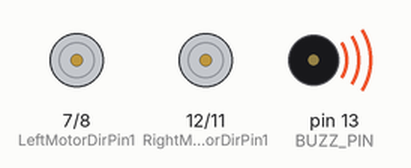
A sketch run on a simulated Arduino Uno, built with avr-gcc and run on an emulated ATmega328P. On the bench: motor-driver pin pairs drawn as motors (green arrow = first pin HIGH = forward, orange = second pin HIGH = backward, longer = more drive, scaled by the enable pin), buzzer (waves = sounding, pin HIGH).

Above: at 0.1 s.
At 3.1 s:
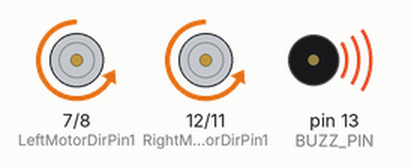
At 5.1 s:
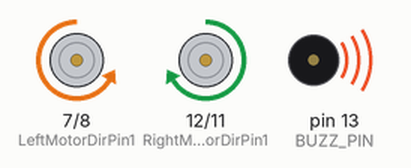
At 7.1 s:
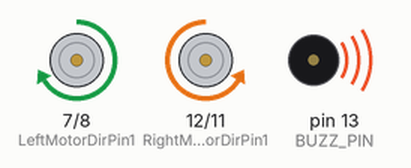
Timing chart, 0 to 10.5 s (numbered marks = the images above):
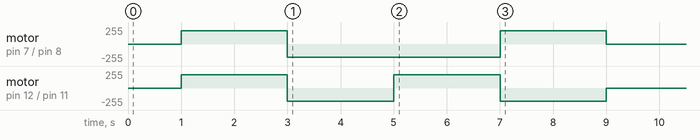

The sketch:

lesson_04-05_sample.ino
```cpp
#define speedPinR 9    //  右側のPWM信号を送信するピンの設定
#define RightMotorDirPin1  12    //右のモーターの信号ピン1の設定
#define RightMotorDirPin2  11    //右のモーターの信号ピン2の設定
#define speedPinL 6    // 左のPWM信号を送信するピンの設定
#define LeftMotorDirPin1  7    //左のモーターの信号ピン1の設定
#define LeftMotorDirPin2  8   //左のモーターの信号ピン2の設定
#define BUZZ_PIN     13       //ブザーの信号ピン13の設定

//モーターの制御
void stop_Stop(int time = 1000)    //ストップ
{
  digitalWrite(RightMotorDirPin1, LOW);
  digitalWrite(RightMotorDirPin2, LOW);
  digitalWrite(LeftMotorDirPin1, LOW);
  digitalWrite(LeftMotorDirPin2, LOW);
  delay(time);
}

void go_Advance(int speed = 200, int time = 0)  //前に進む関数
{
  digitalWrite(RightMotorDirPin1, HIGH);
  digitalWrite(RightMotorDirPin2, LOW);
  digitalWrite(LeftMotorDirPin1, HIGH);
  digitalWrite(LeftMotorDirPin2, LOW);
  analogWrite(speedPinL, speed);
  analogWrite(speedPinR, speed);
  if (time == 0) {
    ;
  } else {
    delay(time);
    stop_Stop();
  }
}
void go_Left(int speed = 200, int time = 0) //左に旋回する関数
{
  digitalWrite(RightMotorDirPin1, HIGH);
  digitalWrite(RightMotorDirPin2, LOW);
  digitalWrite(LeftMotorDirPin1, LOW);
  digitalWrite(LeftMotorDirPin2, HIGH);
  analogWrite(speedPinL, speed);
  analogWrite(speedPinR, speed);
  if (time == 0) {
    ;
  } else {
    delay(time);
    stop_Stop();
  }
}
void go_Right(int speed = 200, int time = 0) //右に旋回する関数
{
  digitalWrite(RightMotorDirPin1, LOW);
  digitalWrite(RightMotorDirPin2, HIGH);
  digitalWrite(LeftMotorDirPin1, HIGH);
  digitalWrite(LeftMotorDirPin2, LOW);
  analogWrite(speedPinL, speed);
  analogWrite(speedPinR, speed);
  if (time == 0) {
    ;
  } else {
    delay(time);
    stop_Stop();
  }
}
void go_Back(int speed = 200, int time = 0) //後ろに下がる関数
{
  digitalWrite(RightMotorDirPin1, LOW);
  digitalWrite(RightMotorDirPin2, HIGH);
  digitalWrite(LeftMotorDirPin1, LOW);
  digitalWrite(LeftMotorDirPin2, HIGH);
  analogWrite(speedPinL, speed);
  analogWrite(speedPinR, speed);
  if (time == 0) {
    ;
  } else {
    delay(time);
    stop_Stop();
  }
}

//モーター速度の設定
void set_Motorspeed(int speed_L, int speed_R)
{
  analogWrite(speedPinL, speed_L);
  analogWrite(speedPinR, speed_R);
}

// ブザー関係の関数
void buzz_ON()   //open buzzer
{
    for(int i=0;i<100;i++)
  {
   digitalWrite(BUZZ_PIN,LOW);
   delay(2);//wait for 1ms
   digitalWrite(BUZZ_PIN,HIGH);
   delay(2);//wait for 1ms
  }
}
void buzz_OFF()  //close buzzer
{
  digitalWrite(BUZZ_PIN, HIGH);
}
void alarm(){
   buzz_ON();
   buzz_OFF();
}

//ピンの初期化
void init_GPIO()
{
  pinMode(RightMotorDirPin1, OUTPUT);
  pinMode(RightMotorDirPin2, OUTPUT);
  pinMode(speedPinL, OUTPUT);

  pinMode(LeftMotorDirPin1, OUTPUT);
  pinMode(LeftMotorDirPin2, OUTPUT);
  pinMode(speedPinR, OUTPUT);
  pinMode(BUZZ_PIN, OUTPUT);
  buzz_OFF();
  stop_Stop();
}

void setup()
{
  init_GPIO();
  go_Advance();//前に進む関数

  delay(2000);

  go_Back();//後ろに下がる関数

  delay(2000);

  go_Left();//左に旋回する関数

  delay(2000);

  go_Right();//右に旋回する関数

  delay(2000);

  stop_Stop();//ストップ
}

void loop() {
}
```
